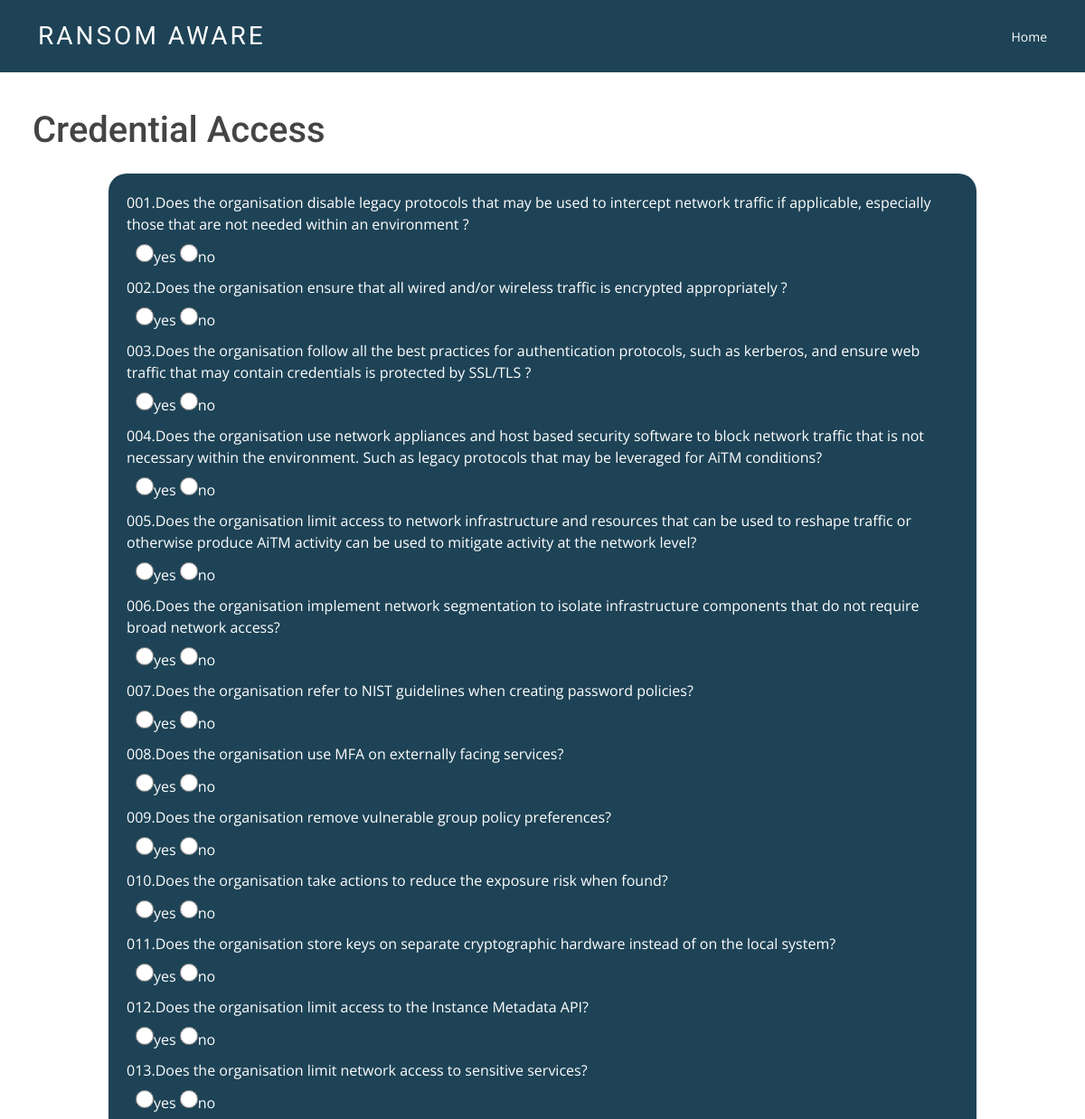
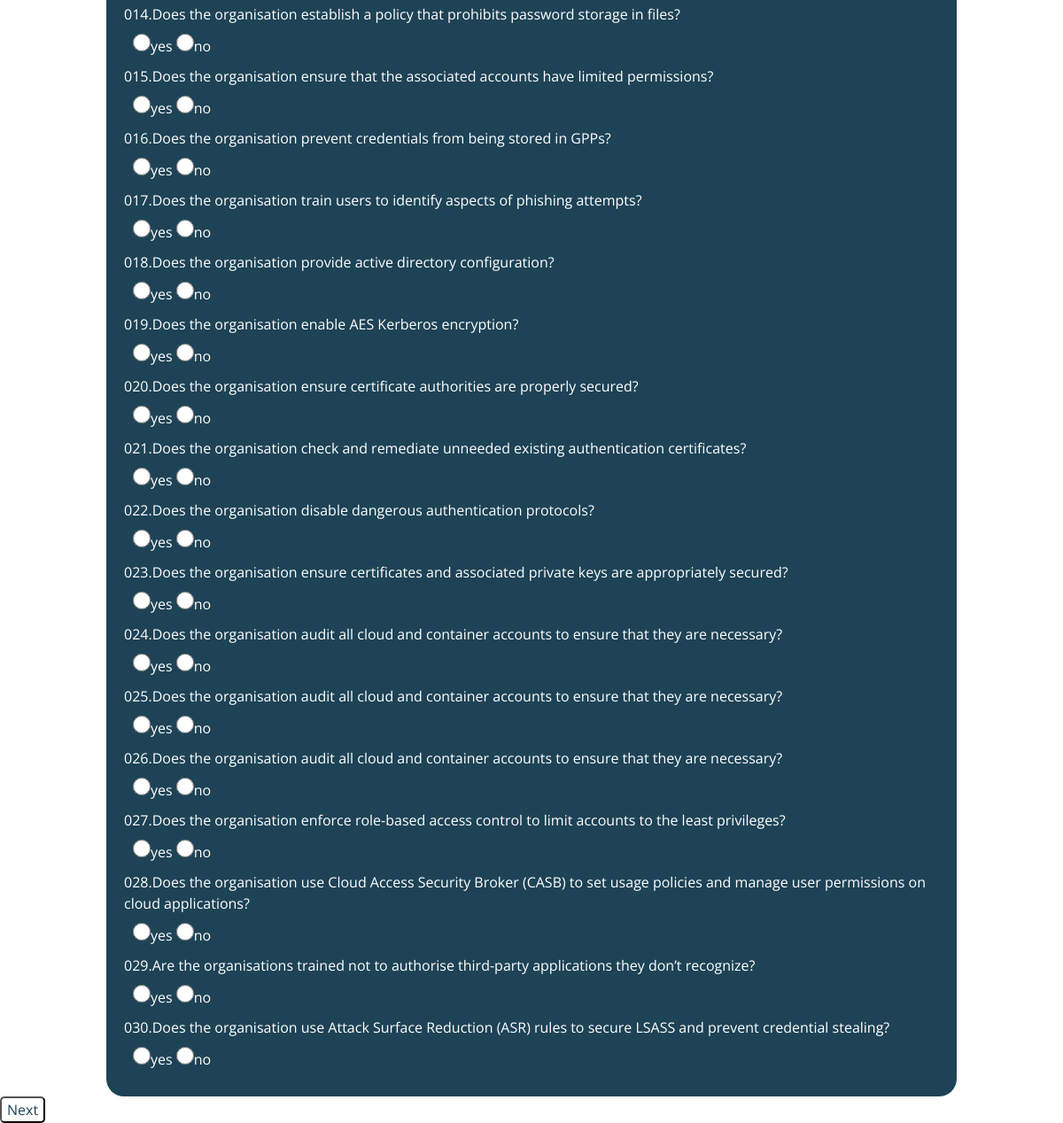
/q4/, run on the app's committed database (2 pictures, top to bottom).
### initial_access/models.py (models this page shows, shortened)
class credentialaccess(models.Model):
    question_id = models.CharField(max_length=200)
    question=models.TextField(blank=True)
    option_A=models.CharField(max_length=200,default='yes')
    option_B=models.CharField(max_length=200,default='no')
    keywords=models.TextField(blank=True)

### initial_access/views.py (the view)
# urls.py: path('q4/',views.quiz4, name='credaccess'),
def quiz4(request):
    ques = credentialaccess.objects.all()
    return render(request, 'initial_access/credaccess.html',{
        'ques': ques,
    })

### initial_access/templates/initial_access/credaccess.html (shortened to what this page needs)
{% extends 'initial_access/base.html' %}
{% load static %}
{% block content %}
<h1>Credential Access</h1>
<form class="form-container" action="/result_init/" method="post">
    <div class="qblock">
        {% for q in ques %}
        <div class="question">{{q.question_id}}.{{q.question}}</div>
        <div class="option">
            <input type="radio" name="{{q.question}}" value="optionA">{{q.option_A}}</input>
            <input type="radio" name="{{q.question}}" value="optionB">{{q.option_B}}</input>
        </div>
        {% endfor %}
    </div>
    <div><button type="submit">Next</button></div>
</form>
{% endblock %}

### initial_access/static/assets/css/style.css (style rules this page uses)
body { font-family: "Open Sans", sans-serif; color: #444; }
h1, h2, h3, h4, h5, h6, .font-primary { font-family: "Roboto", sans-serif; }

### initial_access/templates/initial_access/credaccess.html (style rules this page uses)
.qblock { padding: 20px; margin-left: 10%; margin-right: 10%; margin-top: 0; background-color: #1e4356; color: white; border-radius: 20px; }
input[type=radio] { color:#2b607c; width: 20px; height: 20px; font-weight: 20px; }
.option { padding: 10px; }
input { display: inline; }
button { background-color: white; color: #1e4356; border-radius: 5px; display: flex; flex-wrap: center; }
h1 { margin-top: 10%; margin-bottom: 2%; margin-left: 3%; }

### data on the page
credentialaccess: question_id "001", question "Does the organisation disable legacy protocols that may be used to intercept network traffic if applicable, especially those that are not needed within an environment ?", option_A "yes", option_B "no"
credentialaccess: question_id "002", question "Does the organisation ensure that all wired and/or wireless traffic is encrypted appropriately ?", option_A "yes", option_B "no"
credentialaccess: question_id "003", question "Does the organisation follow all the best practices for authentication protocols, such as kerberos, and ensure web traffic that may contain credentials is protected by SSL/TLS ?", option_A "yes", option_B "no"
credentialaccess: question_id "004", question "Does the organisation use network appliances and host based security software to block network traffic that is not necessary within the environment. Such as legacy protocols that may be leveraged for AiTM conditions?", option_A "yes", option_B "no"
credentialaccess: question_id "005", question "Does the organisation limit access to network infrastructure and resources that can be used to reshape traffic or otherwise produce AiTM activity can be used to mitigate activity at the network level?", option_A "yes", option_B "no"
credentialaccess: question_id "006", question "Does the organisation implement network segmentation to isolate infrastructure components that do not require broad network access?", option_A "yes", option_B "no"
credentialaccess: question_id "007", question "Does the organisation refer to NIST guidelines when creating password policies?", option_A "yes", option_B "no"
credentialaccess: question_id "008", question "Does the organisation use MFA on externally facing services?", option_A "yes", option_B "no"
credentialaccess: question_id "009", question "Does the organisation remove vulnerable group policy preferences?", option_A "yes", option_B "no"
credentialaccess: question_id "010", question "Does the organisation take actions to reduce the exposure risk when found?", option_A "yes", option_B "no"
credentialaccess: question_id "011", question "Does the organisation store keys on separate cryptographic hardware instead of on the local system?", option_A "yes", option_B "no"
credentialaccess: question_id "012", question "Does the organisation limit access to the Instance Metadata API?", option_A "yes", option_B "no"
credentialaccess: question_id "013", question "Does the organisation limit network access to sensitive services?", option_A "yes", option_B "no"
credentialaccess: question_id "014", question "Does the organisation establish a policy that prohibits password storage in files?", option_A "yes", option_B "no"
credentialaccess: question_id "015", question "Does the organisation ensure that the associated accounts have limited permissions?", option_A "yes", option_B "no"
credentialaccess: question_id "016", question "Does the organisation prevent credentials from being stored in GPPs?", option_A "yes", option_B "no"
credentialaccess: question_id "017", question "Does the organisation train users to identify aspects of phishing attempts?", option_A "yes", option_B "no"
credentialaccess: question_id "018", question "Does the organisation provide active directory configuration?", option_A "yes", option_B "no"
credentialaccess: question_id "019", question "Does the organisation enable AES Kerberos encryption?", option_A "yes", option_B "no"
credentialaccess: question_id "020", question "Does the organisation ensure certificate authorities are properly secured?", option_A "yes", option_B "no"
credentialaccess: question_id "021", question "Does the organisation check and remediate unneeded existing authentication certificates?", option_A "yes", option_B "no"
credentialaccess: question_id "022", question "Does the organisation disable dangerous authentication protocols?", option_A "yes", option_B "no"
credentialaccess: question_id "023", question "Does the organisation ensure certificates and associated private keys are appropriately secured?", option_A "yes", option_B "no"
credentialaccess: question_id "024", question "Does the organisation audit all cloud and container accounts to ensure that they are necessary?", option_A "yes", option_B "no"
credentialaccess: question_id "025", question "Does the organisation audit all cloud and container accounts to ensure that they are necessary?", option_A "yes", option_B "no"
credentialaccess: question_id "026", question "Does the organisation audit all cloud and container accounts to ensure that they are necessary?", option_A "yes", option_B "no"
credentialaccess: question_id "027", question "Does the organisation enforce role-based access control to limit accounts to the least privileges?", option_A "yes", option_B "no"
credentialaccess: question_id "028", question "Does the organisation use Cloud Access Security Broker (CASB) to set usage policies and manage user permissions on cloud applications?", option_A "yes", option_B "no"
credentialaccess: question_id "029", question "Are the organisations trained not to authorise third-party applications they don’t recognize?", option_A "yes", option_B "no"
credentialaccess: question_id "030", question "Does the organisation use Attack Surface Reduction (ASR) rules to secure LSASS and prevent credential stealing?", option_A "yes", option_B "no"
